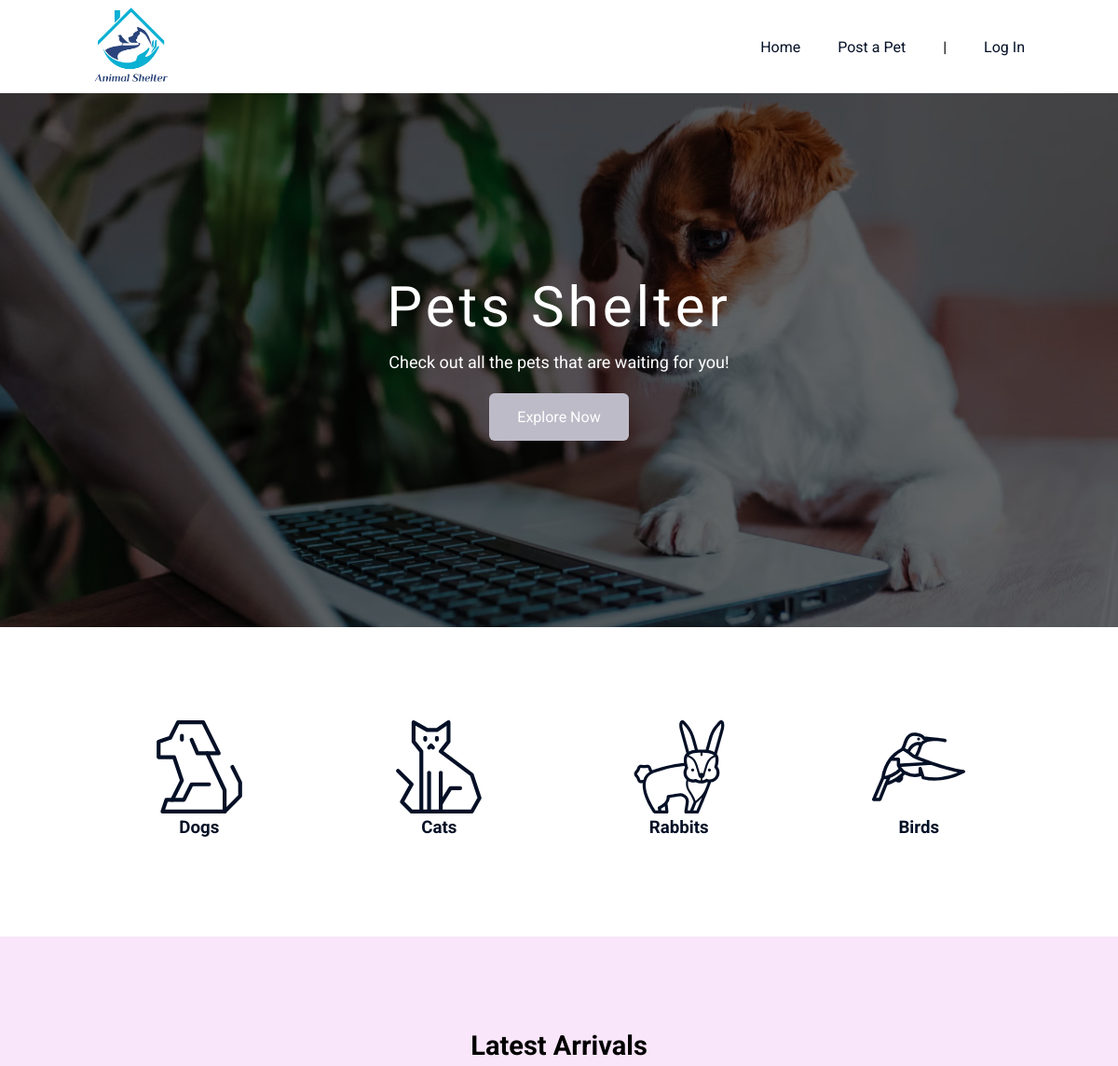
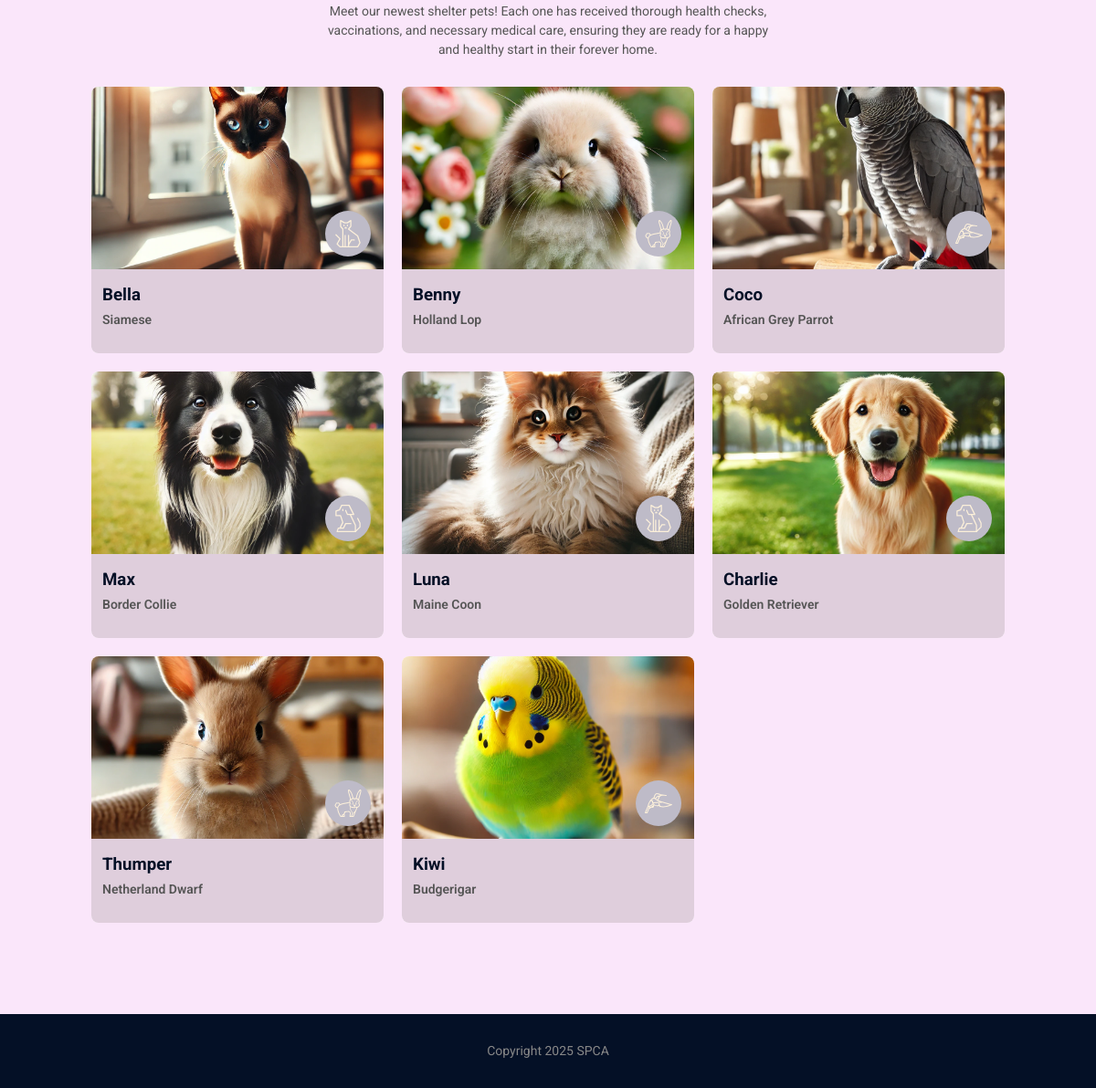
The page / on the database its author committed (2 pictures, top to bottom).
### tables this page shows
CREATE TABLE `pets` (
  `id` int(11) NOT NULL,
  `name` varchar(255) NOT NULL,
  `age` varchar(255) NOT NULL,
  `type` varchar(255) NOT NULL,
  `sex` varchar(255) NOT NULL,
  `breed` varchar(255) NOT NULL,
  `image` varchar(255) NOT NULL,
  `description` text NOT NULL
);

### utils/helpers.php (called while the page is built)
<?php
function animalType($animal) {
    switch ($animal) {
        case "cat":
            return "./media/icons/cat-svgrepo-com.svg";
        case "rabbit":
            return "./media/icons/rabbit-svgrepo-com.svg";
        case "bird":
            return "./media/icons/bird-svgrepo-com.svg";
        default:
            return "./media/icons/dog-svgrepo-com.svg";
    }
}
?>

### index.php (the view, shortened to what this page needs)
<?php
include_once "./configs.php";
include_once "./utils/helpers.php";
 if(isset($_GET["t"])){
     $type = $_GET["t"];
     $request = $conn->prepare("SELECT * FROM pets WHERE type = ?");
     $request->bind_param("s", $type);
 } else {
     $request = $conn->prepare("SELECT * FROM pets");
 }
$request->execute();
$result = $request->get_result();
?>
<!doctype html>
<html lang="en">
<head>
    <link rel="stylesheet" href="styles.css">
</head>
<body>
    <?php include_once "components/header.php"; ?>
    <main>
        <?php include_once "components/banner-home.php"; ?>
        <?php include_once "sections/pet-choice.php"; ?>
        <section class="latest" id="latest">
            <div class="container">
                <div class="section-header" id="section-header">
                    <h2><?= isset($_GET["t"]) ? strtoupper($_GET["t"] . 's') : "Latest Arrivals" ?></h2>
                    <p>Meet our newest shelter pets! Each one has received thorough health checks, vaccinations, and necessary medical care, ensuring they are ready for a happy and healthy start in their forever home.</p>
                </div>
                <div class="pets-grid">
                    <?php
                    if ($result->num_rows > 0) {
                        while ($row = $result->fetch_assoc()) {
                    ?>
                            <a class="card-pet-link" href="pet.php?pet=<?= $row['id'] ?>#section-header">
                                <div class="card-pet">
                                    <div class="card-pet-image" style="background-image:url(<?= $row['image'] ?>);">
                                        <span class="animal-type"><img src="<?= animalType($row['type']) ?>" alt=""/></span>
                                    </div>
                                    <div class="card-info">
                                        <h3><?= $row['name'] ?></h3>
                                        <p><?= $row['breed'] ?></p>
                                    </div>
                                </div>
                            </a>
                    <?php
                        }
                    } else {
                        echo "No results found!";
                    }
                    ?>
                </div>
            </div>
        </section>
    </main>
    <?php include_once "components/footer.php"; ?>
</body>
</html>

### components/header.php (shortened to what this page needs)
<header>
    <div class="container header-flex">
        <div class="logo-wrapper">
            <img src="media/logo1.png" style="width: 80px">
        </div>
        <div class="menu">
            <ul class="nav-menu">
                <li><a href="index.php">Home</a></li>
                <li><a href="post-a-pet.php">Post a Pet</a></li>
                <li><div class="spread">|</div></li>
                <li><a href="login.php">Log In</a></li>
            </ul>
        </div>
    </div>
</header>

### components/banner-home.php
<section class="big-banner">
    <div class="container">
        <h1>Pets Shelter</h1>
        <p>Check out all the pets that are waiting for you!</p>
        <a href="index.php?#latest" class="btn btn-general">Explore now</a>
    </div>
</section>

### sections/pet-choice.php
<section class="pet-choice">
    <div class="container">
        <div class="pet-choice-flex">
            <article class="card-pet-choice">
                <a href="index.php?t=dog#section-header">
                    <img src="./media/icons/dog-svgrepo-com.svg" alt="">
                    <h3>Dogs</h3>
                </a>
            </article>
            <article class="card-pet-choice">
                <a href="index.php?t=cat#section-header">
                    <img src="./media/icons/cat-svgrepo-com.svg" alt="">
                    <h3>Cats</h3>
                </a>
            </article>
            <article class="card-pet-choice">
                <a href="index.php?t=rabbit#section-header">
                    <img src="./media/icons/rabbit-svgrepo-com.svg" alt="">
                    <h3>Rabbits</h3>
                </a>
            </article>
            <article class="card-pet-choice">
                <a href="index.php?t=bird#section-header">
                    <img src="./media/icons/bird-svgrepo-com.svg" alt="">
                    <h3>Birds</h3>
                </a>
            </article>
        </div>
    </div>
</section>

### components/footer.php (shortened to what this page needs)
<footer>
    <div class="container">
        <p>Copyright 2025 SPCA</p>
    </div>
</footer>

### styles.css (style rules this page uses)
:root { --primary-color: #041026; --secondary-color: #bebbc8; }
* { margin: 0; padding: 0; box-sizing: border-box; outline: none; }
body { font-family: "Roboto", serif; }
section { padding: 100px 0; }
h1 { font-family: "Chicle", serif; font-weight: 400; font-style: normal; font-size: 60px; color: white; line-height: 1; letter-spacing: 4px; }
h2 { font-size: 29px; margin-bottom: 7px; }
h3 { margin-bottom: 6px; }
p { color: #555; font-size: 14px; line-height: 1.5; }
ul { list-style: none; }
a { text-decoration: none; color: var(--primary-color); }
.container { max-width: 1000px; width: 90%; margin: 0 auto; }
.btn { background: #F93827; color: white; border-radius: 6px; padding: 10px 25px; text-transform: capitalize; display: inline-block; }
.btn.btn-general { background: var(--secondary-color); padding: 16px 30px; border: 0; cursor: pointer; font-size: 16px; }
.header-flex { height: 100px; display: flex; justify-content: space-between; align-items: center; }
.nav-menu { display: flex; gap: 40px; }
.big-banner { background-image: url('./media/bg3.avif'); background-size: cover; background-position: center; background-blend-mode: overlay; background-color: rgba(0,0,0,0.6); padding: 200px 0; text-align: center; }
.big-banner p { font-size: 18px; color: white; margin-top: 15px; margin-bottom: 20px; }
.latest { background: #fae6fa; }
.section-header { text-align: center; max-width: 500px; margin: 0 auto 30px; }
.pets-grid { display: grid; grid-template-columns: repeat(3, 1fr); grid-gap: 20px; }
.card-pet { background: white; border-radius: 8px; overflow: hidden; }
.card-pet-image { height: 200px; background-size: cover; background-position: center; padding: 14px; display: flex; justify-content: flex-end; align-items: flex-end; transition: background-size 0.5s ease, transform 0.5s ease-in-out; }
.card-info { padding: 17px 12px 26px; background-color: #dfcedc; }
.card-info p { font-weight: 600; }
.pet-choice-flex { display: flex; gap: 30px; }
footer { background: var(--primary-color); padding: 30px; text-align: center; }
footer p { color: #888; }

### rows shown on the page
pets: image (picture), name "Bella", breed "Siamese"
pets: image (picture), type (picture), name "Benny", breed "Holland Lop"
pets: image (picture), type (picture), name "Coco", breed "African Grey Parrot"
pets: image (picture), name "Max", breed "Border Collie"
pets: image (picture), name "Luna", breed "Maine Coon"
pets: image (picture), name "Charlie", breed "Golden Retriever"
pets: image (picture), type (picture), name "Thumper", breed "Netherland Dwarf"
pets: image (picture), type (picture), name "Kiwi", breed "Budgerigar"
